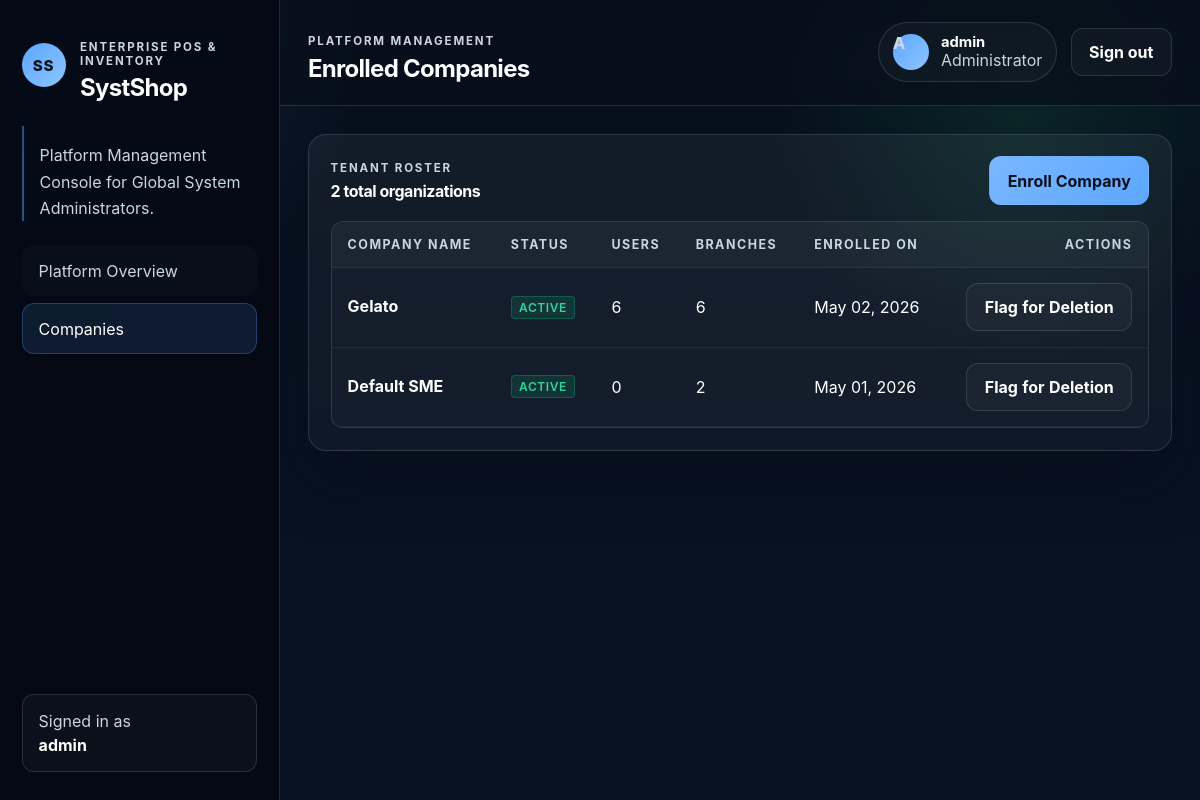
Page /system/companies/ (signed in) on the earlier database version.
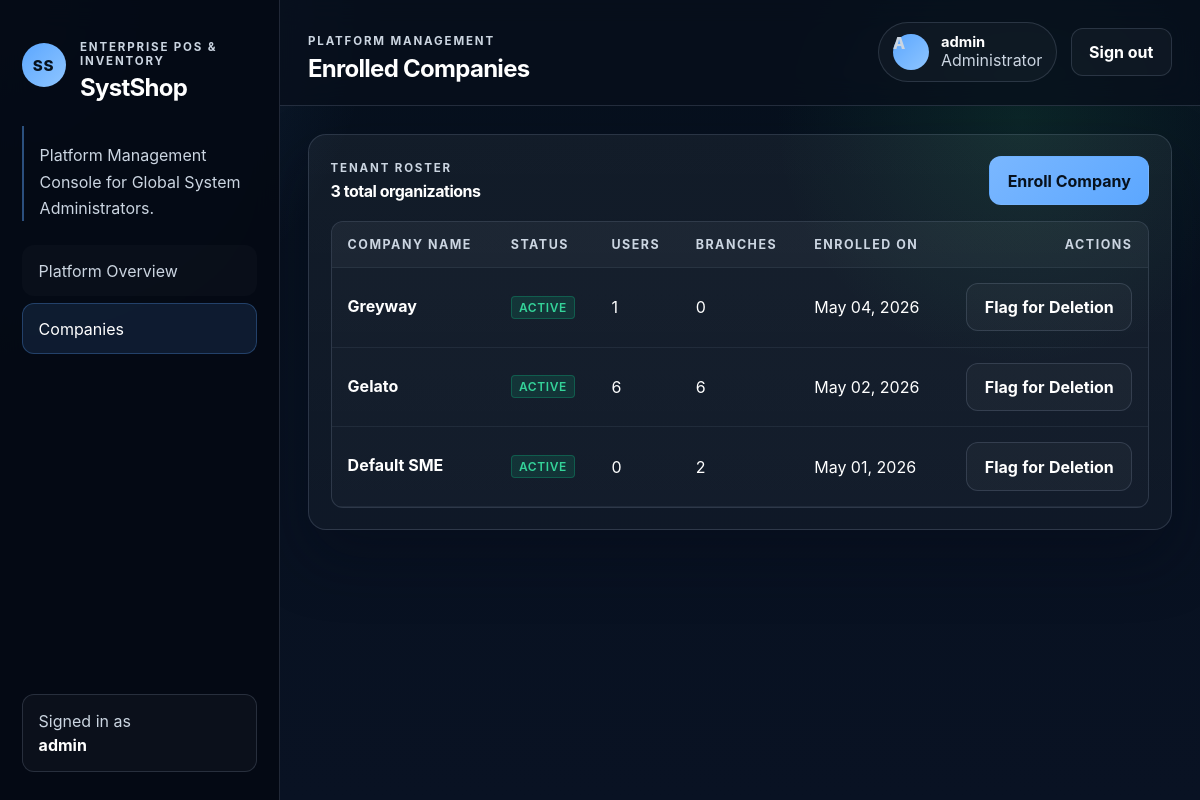
Same page on the later database version.
### inventory/models.py (models this page shows, shortened)
class Company(models.Model):
    STATUS_CHOICES = (
        ('ACTIVE', 'Active'),
        ('PENDING_DELETION', 'Pending Deletion'),
        ('PAUSED', 'Paused'),
    )
    name = models.CharField(max_length=200)
    owner = models.ForeignKey(User, on_delete=models.SET_NULL, null=True, blank=True, related_name='owned_companies')
    status = models.CharField(max_length=20, choices=STATUS_CHOICES, default='ACTIVE')
    status_updated_at = models.DateTimeField(auto_now_add=True)
    created_at = models.DateTimeField(auto_now_add=True)

### inventory/views.py (the view)
# urls.py: path('system/companies/', views.system_company_list, name='system_company_list'),
@system_admin_required
def system_company_list(request):
    companies = Company.objects.annotate(
        user_count=Count('users'),
        branch_count=Count('branches')
    ).order_by('-created_at')
    return render(request, 'inventory/system_company_list.html', {'companies': companies})

### inventory/templates/inventory/system_company_list.html (shortened to what this page needs)
{% extends 'inventory/base.html' %}
{% block section_kicker %}Platform Management{% endblock %}
{% block section_title %}Enrolled Companies{% endblock %}
{% block content %}
<section class="panel card">
  <div class="panel-header">
    <div>
      <span class="eyebrow">Tenant Roster</span>
      <h4>{{ companies|length }} total organizations</h4>
    </div>
    <a href="{% url 'system_company_add' %}" class="btn btn-primary btn-sm">Enroll Company</a>
  </div>
  <div class="table-wrap">
    <table class="data-table">
      <thead>
        <tr>
          <th>Company Name</th>
          <th>Status</th>
          <th>Users</th>
          <th>Branches</th>
          <th>Enrolled On</th>
          <th class="text-right">Actions</th>
        </tr>
      </thead>
      <tbody>
        {% for company in companies %}
        <tr>
          <td>
            <strong>{{ company.name }}</strong>
          </td>
          <td>
            {% if company.status == 'ACTIVE' %}
            <span class="badge badge-success">Active</span>
            {% elif company.status == 'PENDING_DELETION' %}
            <span class="badge badge-warning">Pending Deletion</span>
            <div class="table-subtext">Action required in 2 months</div>
            {% elif company.status == 'PAUSED' %}
            <span class="badge badge-secondary">Paused</span>
            <div class="table-subtext">Final warning phase</div>
            {% endif %}
          </td>
          <td>{{ company.user_count }}</td>
          <td>{{ company.branch_count }}</td>
          <td>{{ company.created_at|date:"M d, Y" }}</td>
          <td class="text-right">
            {% if company.status == 'ACTIVE' %}
              <form action="{% url 'system_company_status' company.pk %}" method="post" style="display:inline;">
                <button type="submit" class="btn btn-secondary btn-sm" onclick="return confirm('Set this company to Pending Deletion?');">Flag for Deletion</button>
              </form>
            {% elif company.status == 'PENDING_DELETION' %}
              <form action="{% url 'system_company_status' company.pk %}" method="post" style="display:inline;">
                {% csrf_token %}
                <button type="submit" class="btn btn-warning btn-sm" onclick="return confirm('Pause this company for final warning?');">Pause Company</button>
              </form>
            {% elif company.status == 'PAUSED' %}
              <form action="{% url 'system_company_status' company.pk %}" method="post" style="display:inline;">
                {% csrf_token %}
                <button type="submit" class="btn btn-danger btn-sm" onclick="return confirm('WARNING: This will permanently delete all data for this company. Continue?');">Permadelete</button>
              </form>
            {% endif %}
          </td>
        </tr>
        {% empty %}
        <tr>
          <td colspan="6" class="empty-state">No companies have been enrolled yet.</td>
        </tr>
        {% endfor %}
      </tbody>
    </table>
  </div>
</section>
{% endblock %}

### inventory/templates/inventory/base.html (shortened to what this page needs)
{% load static %}
<!doctype html>
<html lang="en">
<head>
  <link rel="stylesheet" href="{% static 'css/app.css' %}">
</head>
<body>
  {% if user.is_authenticated %}
  <div class="app-shell">
    <aside class="sidebar">
      <div class="brand-block">
        <div class="brand-mark">SS</div>
        <div>
          <p class="eyebrow">Enterprise POS & Inventory</p>
          <h1 class="brand-title">SystShop</h1>
        </div>
      </div>
      {% if user.is_superuser %}
      <p class="sidebar-copy">Platform Management Console for Global System Administrators.</p>
      {% else %}
      <p class="sidebar-copy">Real-time operational intelligence and complete inventory control.</p>
      {% endif %}
      <nav class="sidebar-nav" aria-label="Primary navigation">
        {% if user.is_superuser %}
        <a href="{% url 'system_dashboard' %}" class="{% if request.resolver_match.url_name == 'system_dashboard' %}active{% endif %}">Platform Overview</a>
        <a href="{% url 'system_company_list' %}" class="{% if 'company' in request.resolver_match.url_name %}active{% endif %}">Companies</a>
        {% endif %}
      </nav>
      <div class="sidebar-footer">
        <span class="sidebar-label">Signed in as</span>
        <strong>{{ user.get_full_name|default:user.username }}</strong>
      </div>
    </aside>
    <div class="app-main">
      <header class="topbar">
        <div>
          <p class="eyebrow">{% block section_kicker %}Operations center{% endblock %}</p>
          <h2 class="topbar-title">{% block section_title %}{{ request.resolver_match.url_name|default:'overview'|title }}{% endblock %}</h2>
        </div>
        <div class="topbar-actions">
          <div class="user-chip">
            <span class="avatar">{{ user.username|slice:":1"|upper }}</span>
            <div>
              <strong>{{ user.get_full_name|default:user.username }}</strong>
              {% if user.is_superuser %}
              <span>Administrator</span>
              {% elif user.profile %}
              <span>{{ user.profile.get_role_display|default:"Staff" }}</span>
              {% else %}
              <span>Staff</span>
              {% endif %}
            </div>
          </div>
          <form method="post" action="{% url 'logout' %}" class="logout-form">
            <button type="submit" class="btn btn-secondary">Sign out</button>
          </form>
        </div>
      </header>
      <main class="page">
        {% block content %}{% endblock %}
      </main>
    </div>
  </div>
  {% endif %}
</body>
</html>

Differences in the rows shown:
added Company: name "Greyway", status "ACTIVE", user_count "1", branch_count "0", created_at "May 04, 2026"
Other differences:
{{ companies|length }}: "2" → "3"
